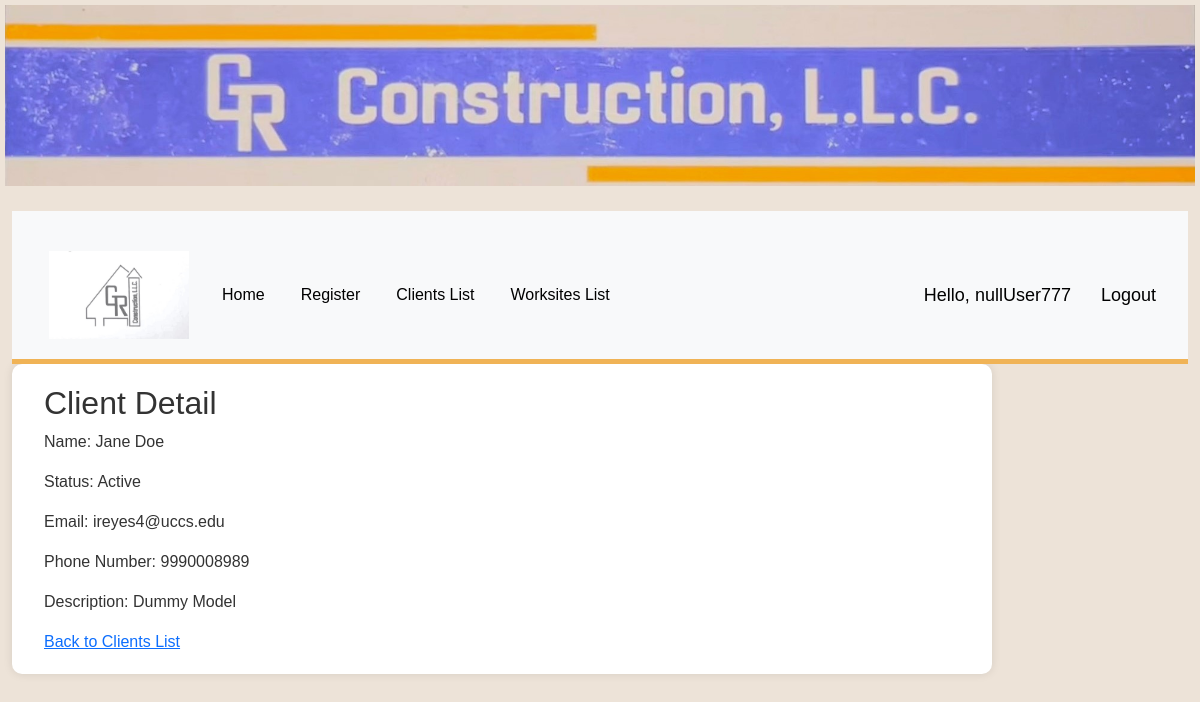
The app's page /client/1/ (signed in) with its own data.
### gr_construction_web/models.py (models this page shows, shortened)
class Client(models.Model):
    STATUS = (
        ('Active', 'First-Time Customer'),
        ('Active', 'Returning Customer'),
        ('Finished', 'Business Finished'),
        ('Finished', 'Business Pulled')
    )
    name = models.CharField(max_length=200)
    status = models.CharField(max_length=20, choices=STATUS, blank=False)
    email = models.EmailField()
    phone_number = models.CharField(max_length=20)
    description = models.TextField(blank=True)

### gr_construction_web/views.py (the view)
# urls.py: path('client/<int:pk>/', views.client_detail, name='client-detail'),
@login_required(login_url='login')
def client_detail(request, pk):
    client = get_object_or_404(Client, pk=pk)
    return render(request, 'gr_construction_web/client_detail.html', {'client': client})

### gr_construction_web/templates/gr_construction_web/client_detail.html (shortened to what this page needs)
{% extends "gr_construction_web/base_template.html" %}
{% block content %}
<!doctype html>
<html lang="en">
<head>
</head>
<body>
    <div class="container">
        <h2>Client Detail</h2>
        <p>Name: {{ client.name }}</p>
        <p>Status: {{ client.status }}</p>
        <p>Email: {{ client.email }}</p>
        <p>Phone Number: {{ client.phone_number }}</p>
        <p>Description: {{ client.description }}</p>
        <a href="{% url 'clients-list' %}">Back to Clients List</a>
    </div>
</body>
</html>
{% endblock %}

### gr_construction_web/templates/gr_construction_web/base_template.html (shortened to what this page needs)
{% load static %}
<!DOCTYPE html>
<html lang="en">
<head>
    <link href="https://cdn.jsdelivr.net/npm/bootstrap@5.3.1/dist/css/bootstrap.min.css" rel="stylesheet"
>
</head>
<body>
<a class="navbar-brand" href="{% url 'index' %}">
    <img src="{% static 'images/Main Logo.jpg' %}" alt="Main Logo">
</a>
<div class="container-fluid">
    <nav class="navbar navbar-expand-lg navbar-light bg-light">
        <div class="container-fluid">
            <a class="navbar-brand" href="{% url 'login' %}">
                <img src="{% static 'images/Side Logo.jpg' %}" width="150" height="100">
            </a>
            <div class="collapse navbar-collapse" id="navbarNavAltMarkup">
                <div class="navbar-nav">
                    <a class="nav-link active" aria-current="page" href="{% url 'index' %}">Home</a>
                    <a class="nav-link active" href="{% url 'register' %}">Register</a>
                    <a class="nav-link active" href="{% url 'clients-list' %}">Clients List</a>
                    <a class="nav-link active" href="{% url 'worksite-list' %}">Worksites List</a>
                </div>
            </div>
            <span class="hello-msg">Hello, {{request.user}}</span>
            <span class="hello-msg"><a href="{% url 'logout' %}?next=/">Logout</a></span>
        </div>
    </nav>
    <div class="col-sm-10">
        {% block content %}
        {% endblock %}
    </div>
</div>
</body>
</html>
{% load static %}

### gr_construction_web/templates/gr_construction_web/base_template.html (style rules this page uses)
body { background-color: #ede3d8; color: #333; font-family: Arial, sans-serif; }
.navbar { background-color: #7172d8; color: #000; padding: 10px; text-align: center; border-bottom: 5px solid #f0b356; }
.navbar a { color: #000; text-decoration: none; margin: 0 10px; }
.navbar-brand img { max-width: 100%; height: auto; padding: 5px; }
.container-fluid { padding-top: 20px; }
.col-sm-10 { background-color: #fff; border-radius: 10px; box-shadow: 0 0 10px rgba(0, 0, 0, 0.1); padding: 20px; }
.hello-msg { font-size: 18px; color: #000; margin-left: 20px; }

### records on screen
Client: name "Jane Doe", status "Active", email "ireyes4@uccs.edu", phone_number "9990008989", description "Dummy Model"

### other values on screen
{{ request.user }} "nullUser777"
